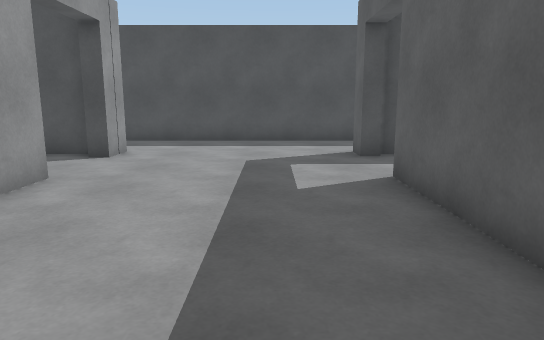
View 1 (above)

22 first-person views from a walk through a Unity game level. The camera is 1.3 m above the floor, tilts 10° down and sees 70° across. The floor is counted in squares, 1 m on a side. Each view is taken from the middle of a square. On the plan, view 1 faces up. The plan holds only what a view shows up to about 16 squares ahead; the rest is blank. The player is left out.

View 2
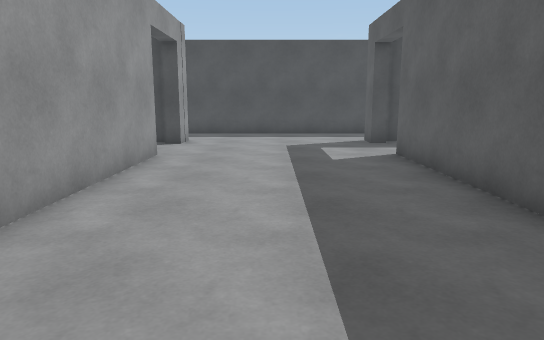

View 3
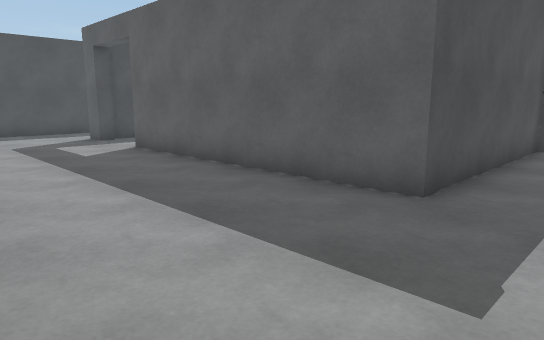

View 4
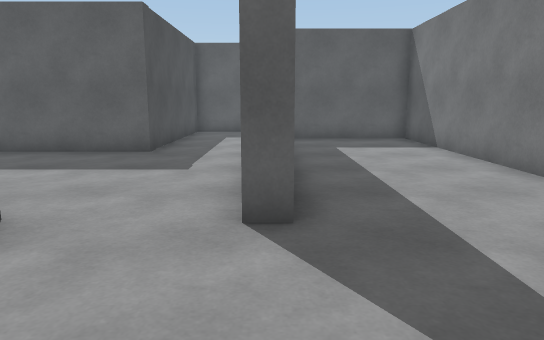

View 5
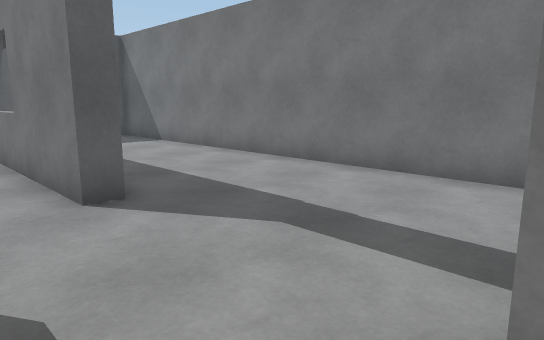

View 6
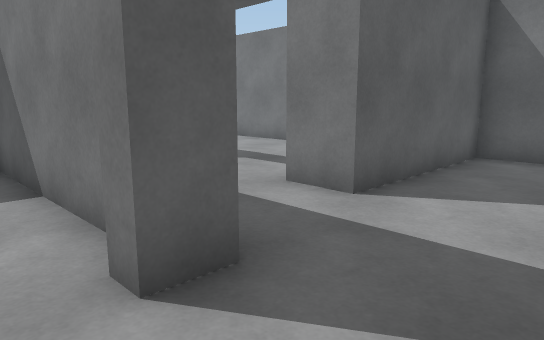

View 7
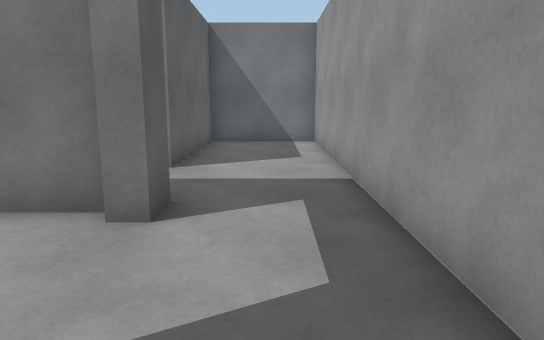

View 8
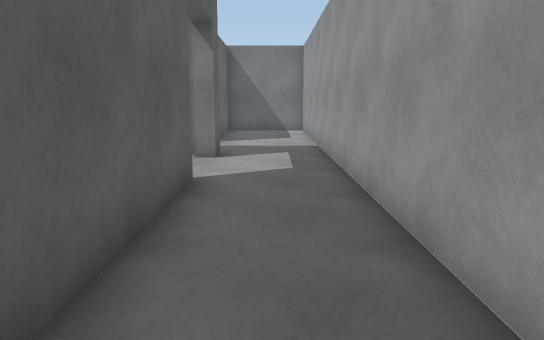

View 9
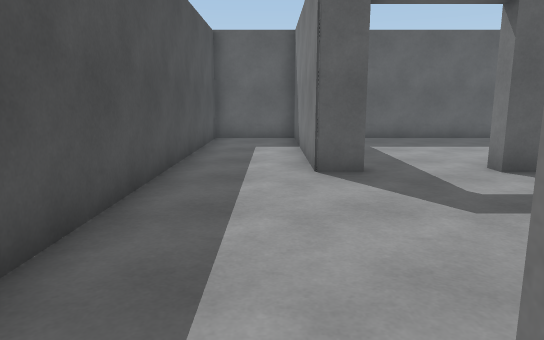

View 10
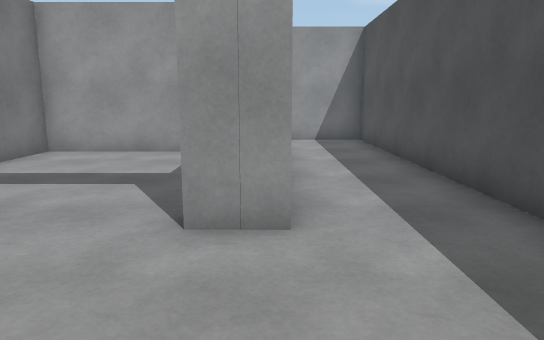

View 11
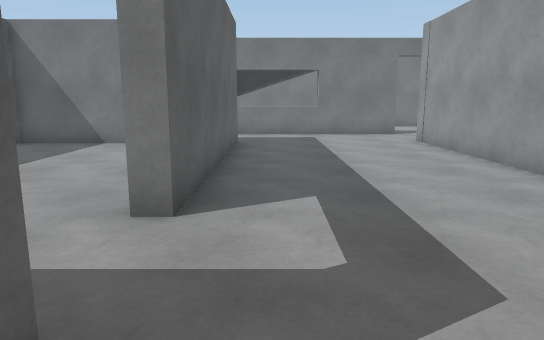

View 12
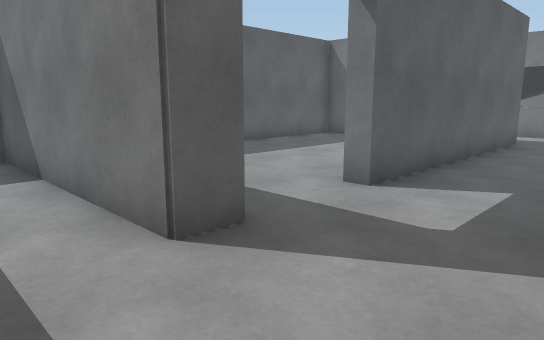

View 13
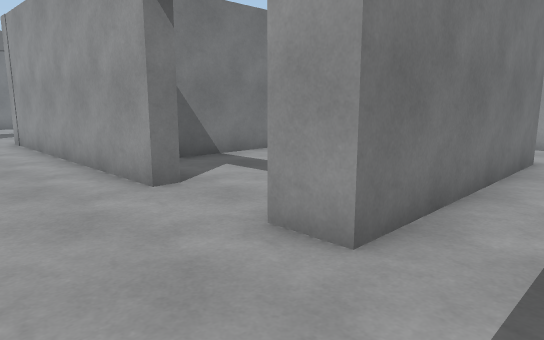

View 14
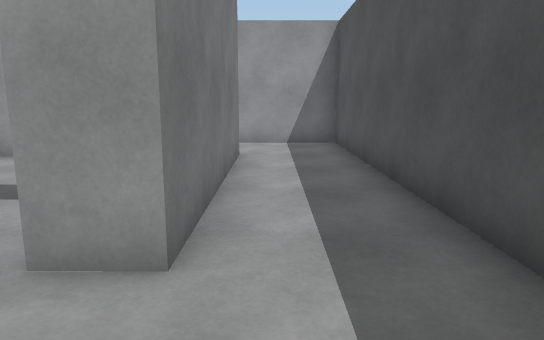

View 15
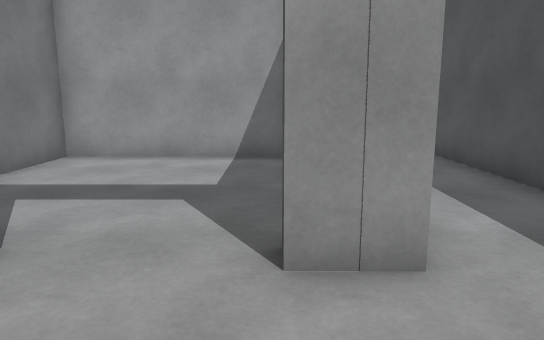

View 16
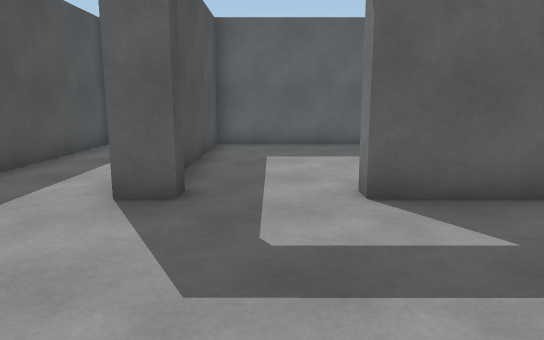

View 17
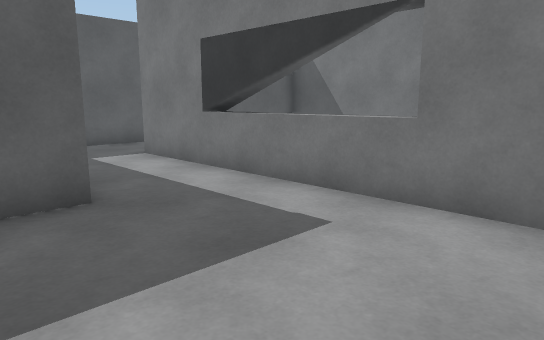

View 18
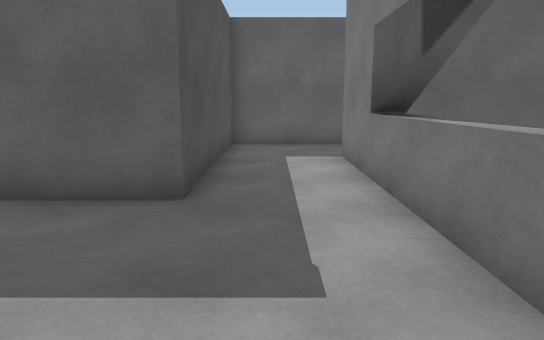

View 19
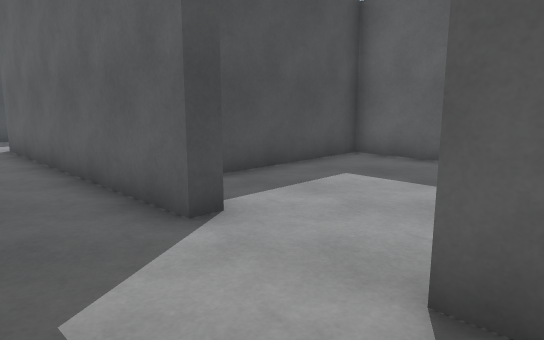

View 20
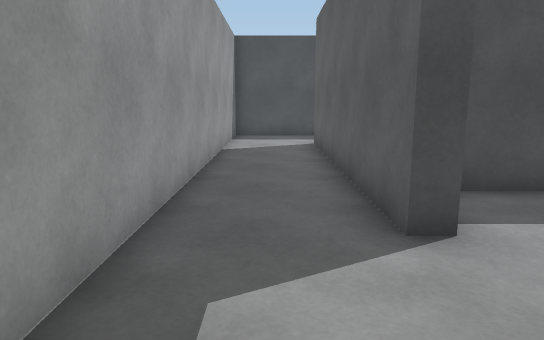

View 21
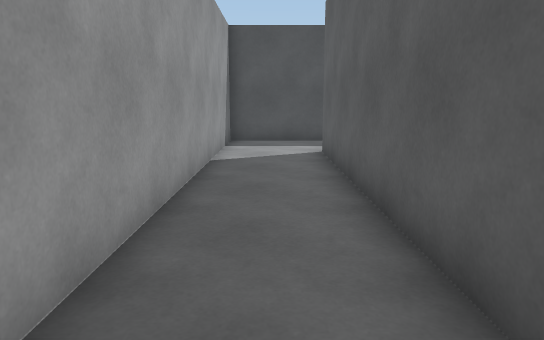

View 22
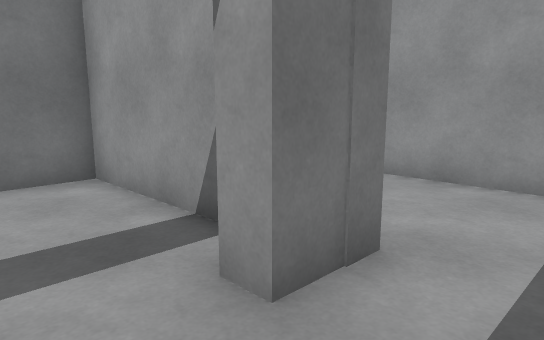

### Floor plan
Ten units are one square. View 1 is at (0, 0); x grows to the right and y downward. Boxes are objects, and circles mark ways between rooms. Rooms are numbered by the first view taken in them; rooms with no view inside come last. Other rooms are left out.
<svg viewBox="-139 -135 234 237">
<path fill="none" stroke="#000" d="M-44 -67 -38 -67 -38 20M28 -93 21 -93 21 -102 90 -102 90 -130 -134 -130 -134 5M-44 -97 -58 -97M56 13 90 12 90 -97 26 -97M-24 47 64 47M-102 -92 -102 -41 -58 -41M-107 -16 -107 -102 -38 -102 -38 -91 -44 -91M90 61 90 18 21 18 21 -67 26 -67M-39 52 -39 47 -24 47M-87 47 -87 52M-95 62 -95 97 58 97 58 56M-107 20 -107 11M-134 5 -134 97 -100 97 -100 47 -87 47M-43 -14 -43 -36 -93 -36M-101 -16 -107 -16M-101 15 -44 15M-107 11 -101 11"/>
<circle cx="-35" cy="35" r="3" fill="#2a7"/>
<circle cx="0" cy="50" r="3" fill="#2a7"/>
<circle cx="-125" cy="15" r="3" fill="#2a7"/>
<circle cx="-105" cy="-5" r="3" fill="#2a7"/>
<circle cx="-95" cy="35" r="3" fill="#2a7"/>
<text x="-10" y="-50">1</text>
<text x="-30" y="70">2</text>
<text x="-120" y="50">3</text>
<text x="-70" y="-10">4</text>
</svg>
Room 1 opens to room 2. Room 1 opens to room 3. Room 1 opens to room 4. Room 2 opens to room 3.

Where each view was taken, in squares from view 1:
view 1: 0 up, 0 right, facing up
view 2: 3 down, 1 left, facing up
view 3: 4 down, 3 left, facing up-right
view 4: 5 down, 8 left, facing right
view 5: 3 down, 9 left, facing down-right
view 6: 0 up, 13 left, facing down-right
view 7: 3 up, 12 left, facing down
view 8: 8 up, 12 left, facing down
view 9: 11 up, 5 left, facing right
view 10: 10 up, 0 right, facing left
view 11: 11 up, 1 right, facing down
view 12: 12 up, 1 left, facing down-right
view 13: 12 up, 1 left, facing down-left
view 14: 11 up, 1 left, facing left
view 15: 9 up, 1 left, facing left
view 16: 8 up, 3 left, facing right
view 17: 0 up, 3 left, facing down-right
view 18: 3 down, 3 left, facing right
view 19: 2 down, 13 left, facing up-right
view 20: 2 down, 12 left, facing up
view 21: 0 up, 12 left, facing up
view 22: 3 down, 7 left, facing down-left
